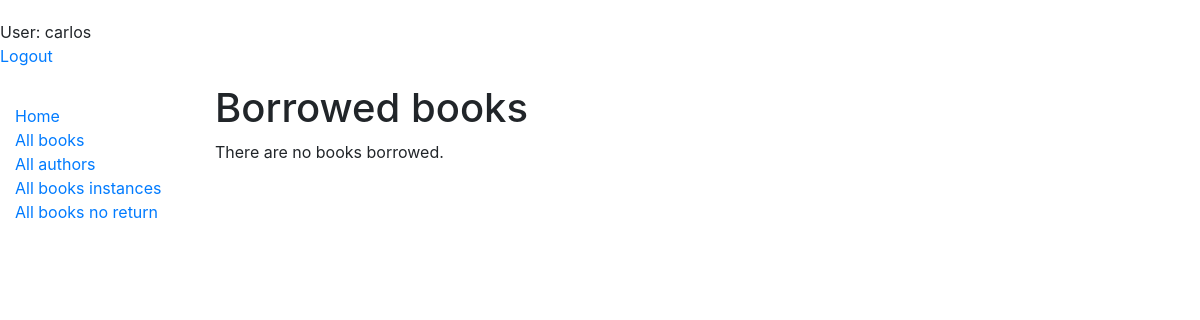
Page /catalog/mybooks/ (signed in) on the earlier database version.
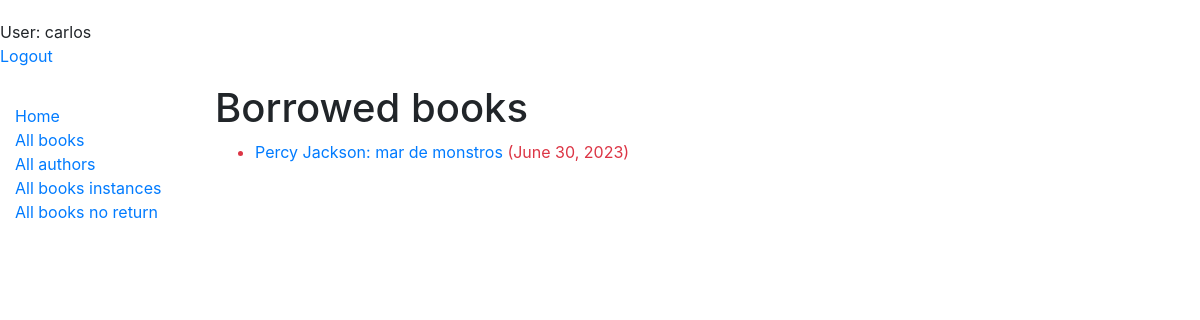
Same page on the later database version.
### catalog/models.py (models this page shows, shortened)
class BookUnstance(models.Model):
    id = models.UUIDField(primary_key=True, default=uuid.uuid4, help_text='id unico para um livro particular')
    book = models.ForeignKey('Book', on_delete=models.SET_NULL, null=True)
    imprint = models.CharField(max_length=200)
    due_back = models.DateField(null=True, blank=True)
    borrower = models.ForeignKey(User, on_delete=models.SET_NULL, null=True, blank=True)
    LOAN_STATUS = (
        ('m', 'Maintenance'),
        ('o', 'On loan'),
        ('a', 'Available'),
        ('r', 'Reserved'),
    )
    status = models.CharField(max_length=1, choices=LOAN_STATUS, blank=True, default='m', help_text='Book availability')
    class Meta:
        ordering = ['due_back']
        permissions = (("can_mark_returned", "set book as returned"),)
    @property
    def is_overdue(self):
        return bool(self.due_back and date.today() > self.due_back)

class Book (models.Model):
    title = models.CharField(max_length=200)
    author = models.ForeignKey('Author', on_delete=models.SET_NULL, null=True)
    summary = models.TextField(max_length=1000, help_text='entre com uma descrição do livro')
    isbn = models.CharField('ISBN', max_length=13, help_text='13 Character <a href="https://www.isbn-international.org/content/what-isbn">ISBN number</a>')
    genre = models.ManyToManyField(Genre, help_text='selecione o genero do livro')
    language = models.ForeignKey('Language',on_delete=models.SET_NULL, null=True)

### catalog/views.py (the view)
# urls.py: path("mybooks/", views.ListBookInstance.as_view(), name='my-borrowed'),
class ListBookInstance(LoginRequiredMixin, generic.ListView):
  model = BookUnstance
  template_name = "catalog/list_books_instances.html"
  paginate_by = 10
  def get_queryset(self):
    return(
      BookUnstance.objects.filter(borrower=self.request.user).filter(status__exact='o').order_by('due_back')
    )

### templates/catalog/list_books_instances.html
{% extends "../base.html" %}
{% block content %}
    <h1>Borrowed books</h1>
    {% if bookunstance_list %}
    <ul>
      {% for bookinst in bookunstance_list %}
      <li class="{% if bookinst.is_overdue %}text-danger{% endif %}">
        <a href="{% url 'catalog:book_detail' bookinst.book.pk %}">{{ bookinst.book.title }}</a> ({{ bookinst.due_back }})
      </li>
      {% endfor %}
    </ul>
    {% else %}
      <p>There are no books borrowed.</p>
    {% endif %}
{% endblock %}

Differences in the rows shown:
added BookUnstance: book "Percy Jackson: mar de monstros", due_back "June 30, 2023"
Other differences:
text no longer shown: "There are no books borrowed."
